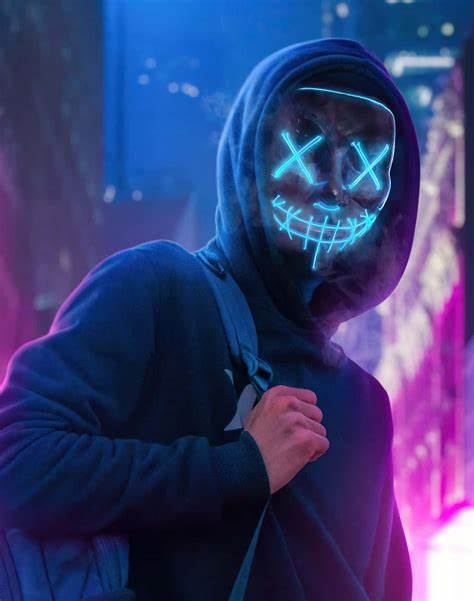
#> input picture Image/01/01.jpg, 474 x 601 px, found by its file name
$ jupyter execute 16.ipynb
#> lines starting #> are read from the running program, lines starting #| are printed output that depends on the picture
[cell 1]
from PIL import Image
import numpy as np
import matplotlib.pyplot as plt
from scipy import ndimage

image_path = 'C:/Users/DevG/OneDrive/Documents/Thi Giac May Tinh/Image/01/01.jpg'
image = Image.open(image_path)
#> image is the input picture: PIL image 474x601 RGB; mean R, G, B 56.3, 62, 115.8

gray_image = image.convert('L')
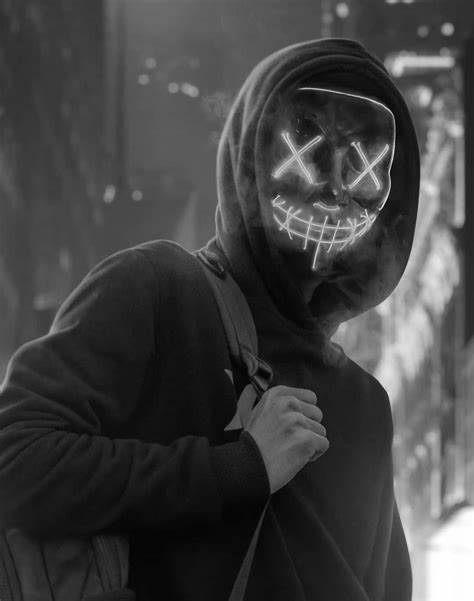
#> gray_image: PIL image 474x601 L; min 1, max 255, mean 66.4

image_a = np.array(gray_image)

blurred_image_a = ndimage.gaussian_filter(image_a, sigma=1, mode="constant")
blurred_image_b = ndimage.gaussian_filter(image_a, sigma=3, mode="constant")
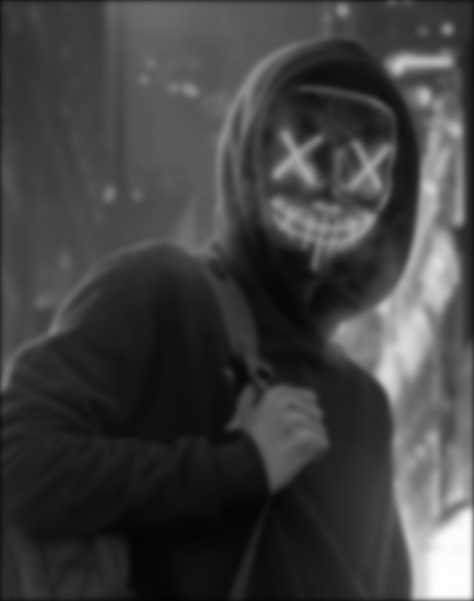
#> blurred_image_b: shape (601, 474); min 4, max 254, mean 64.7
blurred_image_c = ndimage.gaussian_filter(image_a, sigma=5, mode="constant")

fig, axs = plt.subplots(2,2, figsize=(10, 8))

plt.subplot(2,2,1)
plt.imshow(gray_image, cmap='gray')
plt.title('Ảnh xám gốc')

plt.subplot(2,2,2)
plt.imshow(blurred_image_a, cmap='gray')
plt.title('sigma=1')

plt.subplot(2,2,3)
plt.imshow(blurred_image_b, cmap='gray')
plt.title('sigma=3')

plt.subplot(2,2,4)
plt.imshow(blurred_image_c, cmap='gray')
plt.title('sigma=5')
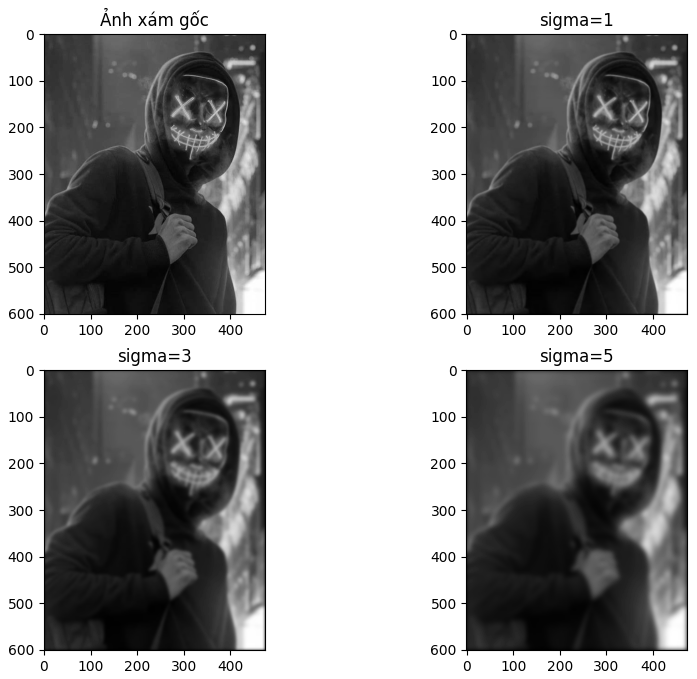
#> figure drawn by matplotlib, 4 panels

$ run again, with Image/01/03.jpg copied over Image/01/01.jpg
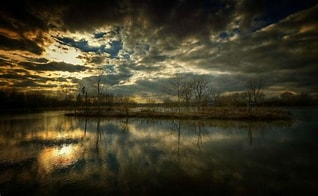
#> input picture Image/01/03.jpg, 318 x 196 px, found by its file name
#> image is the input picture: PIL image 318x196 RGB; mean R, G, B 61.4, 56.2, 35.8
#> `blurred_image_b = ndimage.gaussian_filter(image_a, sigma=3, mode="cons..`:
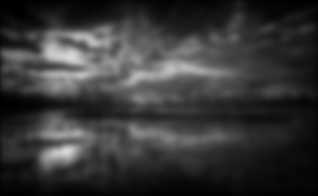
#> blurred_image_b: shape (196, 318); min 0, max 216, mean 54.2
#> `[cell 1] from PIL import Image import numpy as np import matplotlib.py..`:
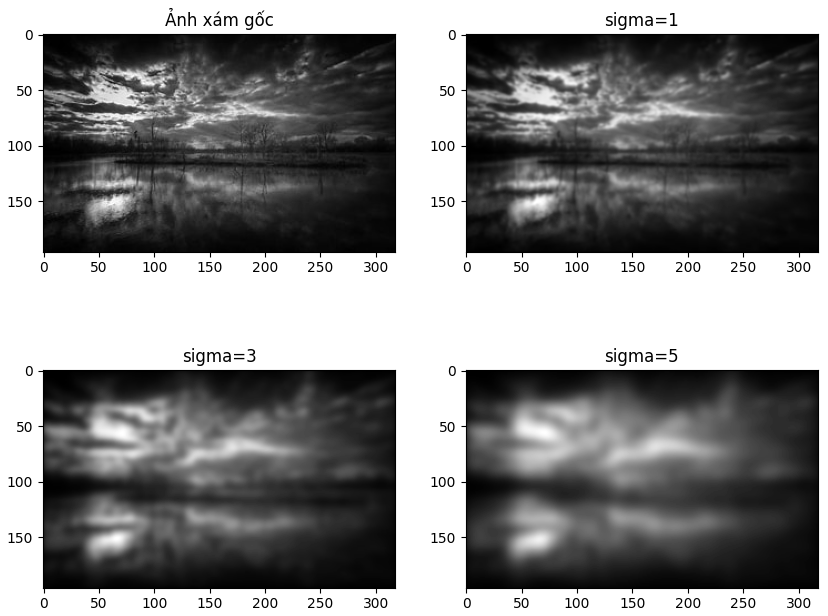
#> figure drawn by matplotlib, 4 panels

$ run again, with Image/01/04.jpg copied over Image/01/01.jpg
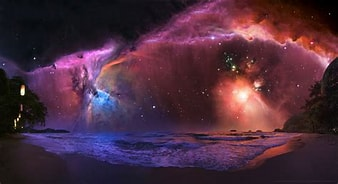
#> input picture Image/01/04.jpg, 338 x 184 px, found by its file name
#> image is the input picture: PIL image 338x184 RGB; mean R, G, B 76.4, 44.7, 62.2
#> `blurred_image_b = ndimage.gaussian_filter(image_a, sigma=3, mode="cons..`:
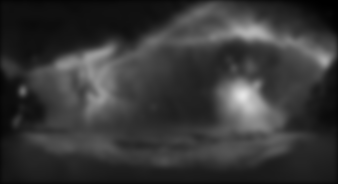
#> blurred_image_b: shape (184, 338); min 0, max 229, mean 54.7
#> `[cell 1] from PIL import Image import numpy as np import matplotlib.py..`:
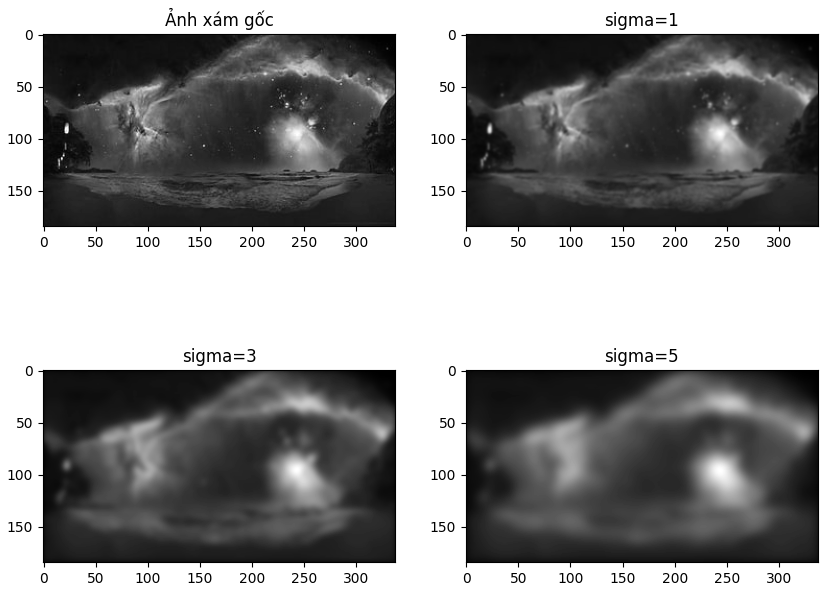
#> figure drawn by matplotlib, 4 panels
